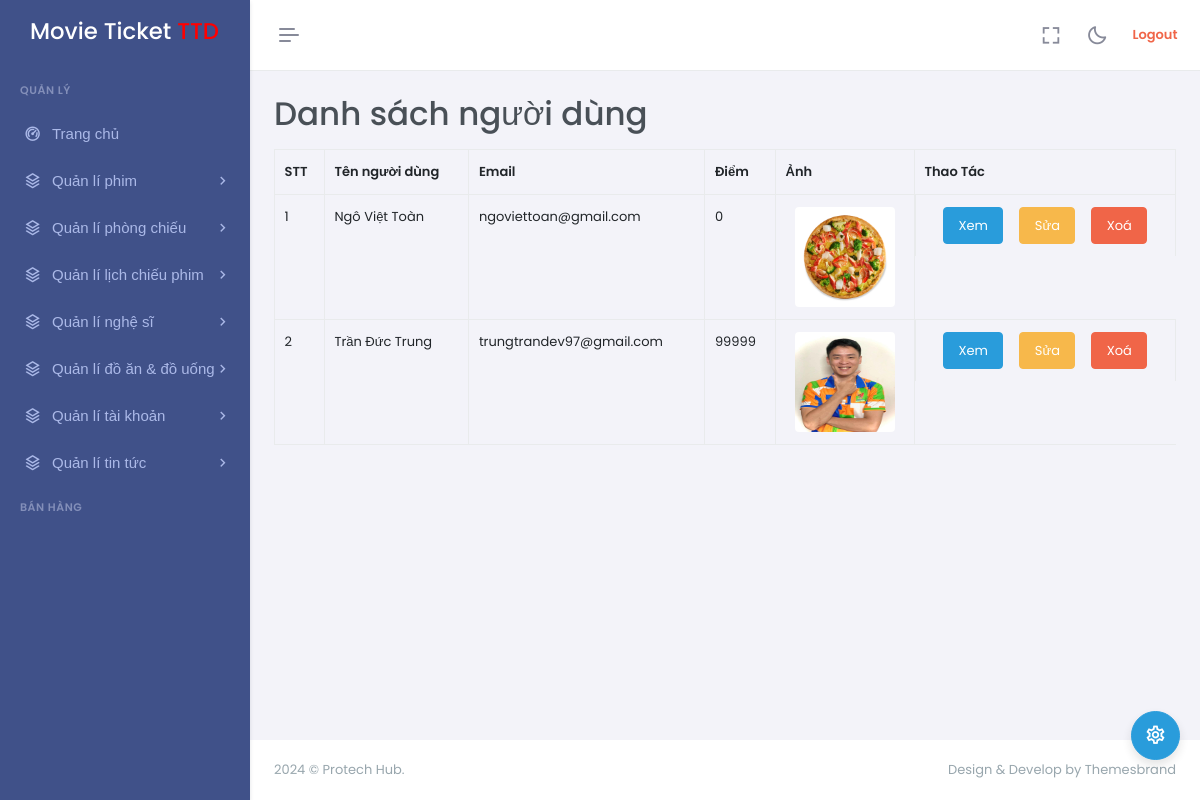
Page /?mode=admin&action=users-list (signed in) on the earlier database version.
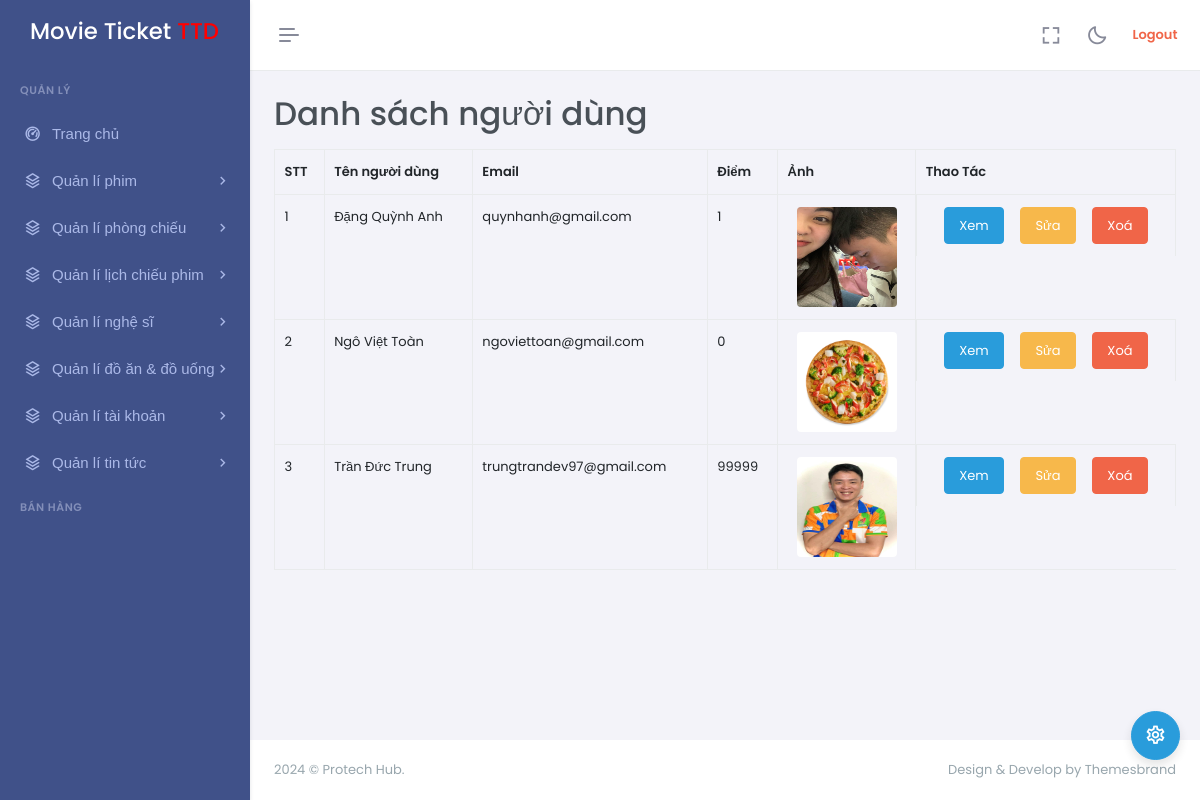
Same page on the later database version.
### tables this page shows
CREATE TABLE `users` (
  `id` int NOT NULL,
  `name` varchar(50) NOT NULL,
  `password` varchar(50) NOT NULL,
  `tel` varchar(11) NOT NULL,
  `email` varchar(255) NOT NULL,
  `address` varchar(255) NOT NULL,
  `role_id` int NOT NULL,
  `rank_id` int NOT NULL,
  `points` int DEFAULT NULL,
  `imageURL` varchar(255) DEFAULT NULL
);

### controllers/admin/UserController.php (called while the page is built, shortened)
<?php
class UserController
{
    private $user;
    public function __construct()
    {
        $this->user = new User();
    }
    public function list()
    {
        $title = 'Danh sách người dùng';
        $data = $this->user->getAll();
        require_once PATH_VIEW_ADMIN_MAIN;
    }
}

### models/BaseModel.php (called while the page is built, shortened)
<?php
class BaseModel
{
    public function __construct()
    {
        $dsn = sprintf('mysql:host=%s;port=%s;dbname=%s;charset=utf8', DB_HOST, DB_PORT, DB_NAME);
        try {
            $this->pdo = new PDO($dsn, DB_USERNAME, DB_PASSWORD, DB_OBTIONS);
        } catch (PDOException $e) {
            die("Kết nối cơ sở dữ liệu thất bại: {$e->getMessage()}. Vui lòng thử lại sau.");
        }
    }
}

### models/User.php (called while the page is built, shortened)
<?php
class User extends BaseModel
{
    public function getAll()
    {
        $sql = "
        SELECT
         u.id                   u_id,
         u.name                 u_name,
         u.password             u_password,
         u.tel                  u_tel,
         u.email                u_email,
         u.address              u_address,
         u.points               u_points,
         u.role_id              u_role_id,
         u.rank_id              u_rank_id,
         u.imageURL             u_imageURL,
         ro.id                  ro_id,
         ro.name                ro_name,
         ra.id                  ra_id,
         ra.name                ra_name
         FROM
    users u
JOIN roles ro ON ro.id = u.role_id
JOIN ranks ra ON ra.id = u.rank_id
ORDER BY  u.id DESC
    ";
    $stmt = $this->pdo->prepare($sql);
    $stmt->execute();
    return $stmt -> fetchAll();
    }
}
?>

### views/admin/users/list.php (the view, shortened to what this page needs)
<table class="table table-bordered">
    <tr>
        <th>STT</th>
        <th>Tên người dùng</th>
        <th>Email</th>
        <th>Điểm</th>
        <th>Ảnh</th>
        <th>Thao Tác</th>
    </tr>
    <?php foreach ($data as $key => $user): ?>
        <tr>
            <td><?= $key + 1 ?></td>
            <td><?= $user['u_name'] ?></td>
            <td><?= $user['u_email'] ?></td>
            <td><?= $user['u_points'] ?></td>
            <td class="text-center">
                <?php if (!empty($user['u_imageURL'])) : ?>
                    <img class="rounded" src="<?= BASE_ASSETS_UPLOADS . $user['u_imageURL'] ?>" width="100px" height="100px">
                <?php endif; ?>
            </td>
            <td class="d-flex justify-content-center">
                <a href="<?= BASE_URL_ADMIN . '&action=users-show&id=' . $user['u_id'] ?>"
                    class="btn btn-info">Xem</a>
                <a href="<?= BASE_URL_ADMIN . '&action=users-updatePage&id=' . $user['u_id'] ?>"
                    class="btn btn-warning ms-3 me-3">Sửa</a>
                <a href="<?= BASE_URL_ADMIN . '&action=users-delete&id=' . $user['u_id'] ?>"
                    onclick="return confirm('Bạn có chắc muốn xoá?')"
                    class="btn btn-danger">Xoá</a>
            </td>
        </tr>
    <?php endforeach; ?>
</table>

### index.php (shortened to what this page needs)
<?php
spl_autoload_register(function ($class) {
    $fileName = "$class.php";
    $fileModel = PATH_MODEL . $fileName;
});
$mode = $_GET['mode'] ?? 'client';
if ($mode == 'admin') {
    require_once './routes/admin.php';
} else {
    require_once './routes/client.php';
}

### views/admin/main.php (shortened to what this page needs)
<!doctype html>
<html lang="en" data-layout="vertical" data-topbar="light" data-sidebar="dark" data-sidebar-size="lg" data-sidebar-image="none" data-preloader="disable" data-theme="default" data-theme-colors="default">
<head>
    <?php
    require_once "./assets/inc/admin/libs_css.php"
    ?>
</head>
<body>
    <div id="layout-wrapper">
        <?php
        require_once "./assets/inc/admin/header.php";
        require_once "./assets/inc/admin/sidebar.php";
        ?>
        <div class="main-content">
            <div class="page-content">
                <div class="container-fluid">
                    <h1 class="mb-3"><?= $title ?? 'Admin Dashboard' ?></h1>
                    <div>
                        <?php
                        if (isset($view)) {
                            require_once PATH_VIEW_ADMIN . $view . '.php';
                        }
                        ?>
                    </div>
                </div>
            </div>
            <footer class="footer">
                <div class="container-fluid">
                    <div class="row">
                        <div class="col-sm-6">
                             © Protech Hub.
                        </div>
                        <div class="col-sm-6">
                            <div class="text-sm-end d-none d-sm-block">
                                Design & Develop by Themesbrand
                            </div>
                        </div>
                    </div>
                </div>
            </footer>
        </div>
    </div>
    <div class="customizer-setting d-none d-md-block">
        <div class="btn-info rounded-pill shadow-lg btn btn-icon btn-lg p-2" data-bs-toggle="offcanvas" data-bs-target="#theme-settings-offcanvas" aria-controls="theme-settings-offcanvas">
            <i class='mdi mdi-spin mdi-cog-outline fs-22'></i>
        </div>
    </div>
</body>
</html>

### assets/inc/admin/libs_css.php (shortened to what this page needs)
<link href="assets/libs/jsvectormap/jsvectormap.min.css" rel="stylesheet" type="text/css" />
<link href="assets/libs/swiper/swiper-bundle.min.css" rel="stylesheet" type="text/css" />
<link href="assets/css/bootstrap.min.css" rel="stylesheet" type="text/css" />
<link href="assets/css/icons.min.css" rel="stylesheet" type="text/css" />
<link href="assets/css/app.min.css" rel="stylesheet" type="text/css" />
<link href="assets/css/custom.min.css" rel="stylesheet" type="text/css" />

### assets/inc/admin/header.php
<header id="page-topbar">
    <div class="layout-width">
        <div class="navbar-header">
            <div class="d-flex">
                <button type="button" class="btn btn-sm px-3 fs-16 header-item vertical-menu-btn topnav-hamburger material-shadow-none" id="topnav-hamburger-icon">
                    <span class="hamburger-icon">
                        <span></span>
                        <span></span>
                        <span></span>
                    </span>
                </button>
            </div>
            <div class="d-flex align-items-center">
                <div class="ms-1 header-item d-none d-sm-flex">
                    <button type="button" class="btn btn-icon btn-topbar material-shadow-none btn-ghost-secondary rounded-circle" data-toggle="fullscreen">
                        <i class='bx bx-fullscreen fs-22'></i>
                    </button>
                </div>
                <div class="ms-1 header-item d-none d-sm-flex">
                    <button type="button" class="btn btn-icon btn-topbar material-shadow-none btn-ghost-secondary rounded-circle light-dark-mode">
                        <i class='bx bx-moon fs-22'></i>
                    </button>
                </div>
                <?php if (!empty($_SESSION['user'])): ?>
                    <div class="header-item ms-3">
                        <a class="btn btn-icon btn-topbar material-shadow-none btn-ghost-secondary rounded-circle light-dark-mode text-danger"
                            href="<?= BASE_URL_ADMIN . '&action=logout' ?>"
                            onclick="return confirm('Có chắc chắn đăng xuất?')"> <b>Logout</b> </a>
                    </div>
                <?php endif; ?>
            </div>
        </div>
    </div>
</header>

### assets/inc/admin/sidebar.php (shortened to what this page needs)
<div class="app-menu navbar-menu">
    <div class="navbar-brand-box">
        <a href="<?= BASE_URL_ADMIN ?>" class="logo logo-light">
            <span class="logo-lg mt-4">
                <h3 class="display-7 mt-4" style="color: #ffffff !important; display: inline;">Movie Ticket </h3>
                <h3 class="display-7 mt-4" style="color: #ff0000 !important; display: inline;">TTD</h3>
            </span>
        </a>
    </div>
    <div id="scrollbar">
        <div class="container-fluid">
            <ul class="navbar-nav" id="navbar-nav">
                <li class="menu-title"><span data-key="t-menu">Quản lý</span></li>
                <li class="nav-item">
                    <a class="nav-link menu-link" href="?act=/">
                        <i class="ri-dashboard-2-line"></i> <span data-key="t-dashboards">Trang chủ</span>
                    </a>
                </li>
                <li class="nav-item">
                    <a class="nav-link menu-link" href="#sidebarMovies" data-bs-toggle="collapse" role="button"
                        aria-expanded="false" aria-controls="sidebarMovies">
                        <i class="ri-stack-line"></i> <span data-key="t-advance-ui">Quản lí phim</span>
                    </a>
                </li>
                <li class="nav-item">
                    <a class="nav-link menu-link" href="#sidebarRooms" data-bs-toggle="collapse" role="button"
                        aria-expanded="false" aria-controls="sidebarRooms">
                        <i class="ri-stack-line"></i> <span data-key="t-advance-ui">Quản lí phòng chiếu</span>
                    </a>
                </li>
                <li class="nav-item">
                    <a class="nav-link menu-link" href="#sidebarSchedules" data-bs-toggle="collapse" role="button"
                        aria-expanded="false" aria-controls="sidebarSchedules">
                        <i class="ri-stack-line"></i> <span data-key="t-advance-ui">Quản lí lịch chiếu phim</span>
                    </a>
                </li>
                <li class="nav-item">
                    <a class="nav-link menu-link" href="#sidebarArtists" data-bs-toggle="collapse" role="button"
                        aria-expanded="false" aria-controls="sidebarArtists">
                        <i class="ri-stack-line"></i> <span data-key="t-advance-ui">Quản lí nghệ sĩ</span>
                    </a>
                </li>
                <li class="nav-item">
                    <a class="nav-link menu-link" href="#sidebarFoodAndDrink" data-bs-toggle="collapse" role="button"
                        aria-expanded="false" aria-controls="sidebarFoodAndDrink">
                        <i class="ri-stack-line"></i> <span data-key="t-advance-ui">Quản lí đồ ăn & đồ uống</span>
                    </a>
                </li>
                <li class="nav-item">
                    <a class="nav-link menu-link" href="#sidebarUsers" data-bs-toggle="collapse" role="button"
                        aria-expanded="false" aria-controls="sidebarUsers">
                        <i class="ri-stack-line"></i> <span data-key="t-advance-ui">Quản lí tài khoản</span>
                    </a>
                </li>
                <li class="nav-item">
                    <a class="nav-link menu-link" href="#sidebarNews" data-bs-toggle="collapse" role="button"
                        aria-expanded="false" aria-controls="sidebarNews">
                        <i class="ri-stack-line"></i> <span data-key="t-advance-ui">Quản lí tin tức</span>
                    </a>
                </li>
                <li class="menu-title"><i class="ri-more-fill"></i> <span data-key="t-pages">Bán hàng</span></li>
            </ul>
        </div>
    </div>
    <div class="sidebar-background"></div>
</div>

Differences in the rows shown:
added users: name "Đặng Quỳnh Anh", email "quynhanh@gmail.com", points "1", imageURL (picture)
